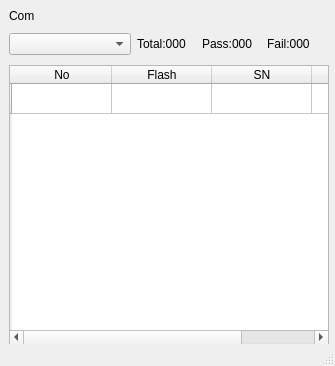
<?xml version="1.0" encoding="UTF-8"?>
<ui version="4.0">
 <class>MainWindow</class>
 <widget class="QMainWindow" name="MainWindow">
  <property name="geometry">
   <rect>
    <x>0</x>
    <y>0</y>
    <width>335</width>
    <height>366</height>
   </rect>
  </property>
  <property name="minimumSize">
   <size>
    <width>320</width>
    <height>280</height>
   </size>
  </property>
  <property name="maximumSize">
   <size>
    <width>16777215</width>
    <height>16777215</height>
   </size>
  </property>
  <property name="windowTitle">
   <string>ECC608</string>
  </property>
  <widget class="QWidget" name="centralwidget">
   <layout class="QGridLayout" name="gridLayout_2">
    <item row="0" column="0">
     <layout class="QGridLayout" name="gridLayout">
      <item row="0" column="0">
       <widget class="QLabel" name="label">
        <property name="text">
         <string>Com</string>
        </property>
       </widget>
      </item>
      <item row="1" column="0">
       <widget class="QComboBox" name="comboBox"/>
      </item>
      <item row="1" column="1">
       <layout class="QHBoxLayout" name="horizontalLayout">
        <item>
         <widget class="QLabel" name="label_2">
          <property name="minimumSize">
           <size>
            <width>60</width>
            <height>30</height>
           </size>
          </property>
          <property name="text">
           <string>Total:000</string>
          </property>
         </widget>
        </item>
        <item>
         <widget class="QLabel" name="label_3">
          <property name="minimumSize">
           <size>
            <width>60</width>
            <height>30</height>
           </size>
          </property>
          <property name="text">
           <string>Pass:000</string>
          </property>
         </widget>
        </item>
        <item>
         <widget class="QLabel" name="label_4">
          <property name="minimumSize">
           <size>
            <width>60</width>
            <height>30</height>
           </size>
          </property>
          <property name="text">
           <string>Fail:000</string>
          </property>
         </widget>
        </item>
       </layout>
      </item>
      <item row="2" column="0" colspan="2">
       <widget class="QTableWidget" name="tableWidget">
        <property name="minimumSize">
         <size>
          <width>320</width>
          <height>280</height>
         </size>
        </property>
        <property name="maximumSize">
         <size>
          <width>320</width>
          <height>280</height>
         </size>
        </property>
        <row>
         <property name="text">
          <string/>
         </property>
        </row>
        <column>
         <property name="text">
          <string>No</string>
         </property>
        </column>
        <column>
         <property name="text">
          <string>Flash</string>
         </property>
        </column>
        <column>
         <property name="text">
          <string>SN</string>
         </property>
        </column>
        <column>
         <property name="text">
          <string>Tjme</string>
         </property>
        </column>
       </widget>
      </item>
     </layout>
    </item>
   </layout>
  </widget>
  <widget class="QMenuBar" name="menubar">
   <property name="geometry">
    <rect>
     <x>0</x>
     <y>0</y>
     <width>335</width>
     <height>18</height>
    </rect>
   </property>
  </widget>
  <widget class="QStatusBar" name="statusbar"/>
 </widget>
 <resources/>
 <connections/>
</ui>
